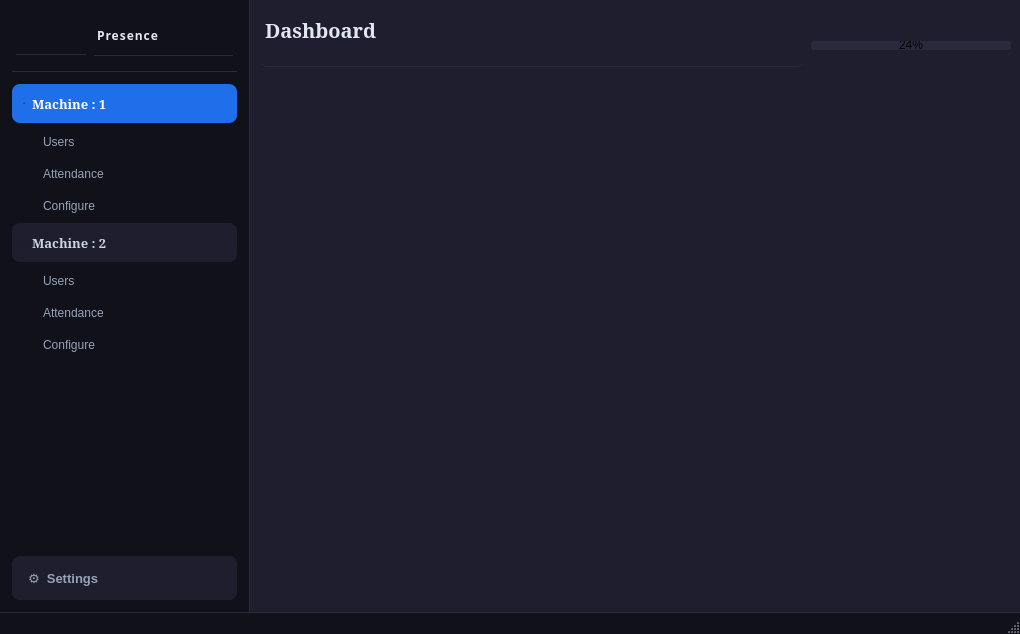
<?xml version="1.0" encoding="UTF-8"?>
<ui version="4.0">
 <class>Presence</class>
 <widget class="QMainWindow" name="Presence">
  <property name="windowModality">
   <enum>Qt::NonModal</enum>
  </property>
  <property name="geometry">
   <rect>
    <x>0</x>
    <y>0</y>
    <width>1020</width>
    <height>634</height>
   </rect>
  </property>
  <property name="windowTitle">
   <string>Presence</string>
  </property>
  <property name="styleSheet">
   <string notr="true">
/* ── Global dark theme matching settings.ui ── */

QMainWindow {
    background-color: #11111a;
}

QFrame {
    background-color: transparent;
    border-radius: 8px;
}

QFrame[active=&quot;true&quot;] {
    background-color: #1f6fea;
    color: white;
}

QLabel {
    color: #e2e8f0;
    background-color: transparent;
}

QRadioButton {
    color: #e2e8f0;
    background-color: transparent;
    spacing: 8px;
    font-size: 13px;
}

QRadioButton::indicator {
    width: 0px;
    height: 0px;
}

QPushButton {
    background-color: #2a2a3d;
    color: #e2e8f0;
    border: none;
    border-radius: 8px;
    padding: 10px 16px;
    font-size: 13px;
    font-weight: 600;
}

QPushButton:hover {
    background-color: #1f6fea;
    color: white;
}

QPushButton:pressed {
    background-color: #1558c0;
}
</string>
  </property>
  <widget class="QWidget" name="Presence_2">
   <property name="sizePolicy">
    <sizepolicy hsizetype="Expanding" vsizetype="Expanding">
     <horstretch>0</horstretch>
     <verstretch>0</verstretch>
    </sizepolicy>
   </property>
   <property name="minimumSize">
    <size>
     <width>1020</width>
     <height>0</height>
    </size>
   </property>
   <property name="styleSheet">
    <string notr="true">background-color: #11111a;</string>
   </property>
   <layout class="QHBoxLayout" name="horizontalLayout_3">
    <property name="leftMargin">
     <number>0</number>
    </property>
    <property name="topMargin">
     <number>0</number>
    </property>
    <property name="rightMargin">
     <number>0</number>
    </property>
    <property name="bottomMargin">
     <number>0</number>
    </property>
    <item>
     <layout class="QHBoxLayout" name="horizontalLayout_main">
      <property name="spacing">
       <number>0</number>
      </property>
      <item>
       <widget class="QWidget" name="central" native="true">
        <property name="minimumSize">
         <size>
          <width>0</width>
          <height>0</height>
         </size>
        </property>
        <property name="maximumSize">
         <size>
          <width>16777215</width>
          <height>16777215</height>
         </size>
        </property>
        <layout class="QHBoxLayout" name="horizontalLayout_2">
         <property name="spacing">
          <number>0</number>
         </property>
         <property name="leftMargin">
          <number>0</number>
         </property>
         <property name="topMargin">
          <number>0</number>
         </property>
         <property name="rightMargin">
          <number>0</number>
         </property>
         <property name="bottomMargin">
          <number>0</number>
         </property>
         <item>
          <widget class="QFrame" name="side_bar">
           <property name="sizePolicy">
            <sizepolicy hsizetype="Expanding" vsizetype="Expanding">
             <horstretch>0</horstretch>
             <verstretch>0</verstretch>
            </sizepolicy>
           </property>
           <property name="maximumSize">
            <size>
             <width>250</width>
             <height>16777215</height>
            </size>
           </property>
           <property name="font">
            <font>
             <pointsize>10</pointsize>
            </font>
           </property>
           <property name="styleSheet">
            <string notr="true">
QFrame#side_bar {
    background-color: #11111a;
    border-radius: 0px;
    border-right: 1px solid #2a2a3d;
}

/* Nav item frames */
QFrame {
    background-color: transparent;
    border-radius: 8px;
}

QFrame:hover {
    background-color: #1e1e2f;
}

QFrame[active=&quot;true&quot;] {
    background-color: #1f6fea;
    color: white;
}

QFrame[active=&quot;true&quot;] QLabel {
    color: white;
}

QLabel {
    color: #94a3b8;
    background-color: transparent;
    padding-left: 4px;
    font-size: 12px;
}

QRadioButton {
    color: #cbd5e1;
    background-color: transparent;
    padding: 10px 12px;
    border-radius: 8px;
    font-size: 13px;
    font-weight: 600;
}

QRadioButton:checked {
    background-color: #1f6fea;
    color: white;
}

QRadioButton:hover {
    background-color: #1e1e2f;
    border: 1px solid #4da3ff;
}

QRadioButton::indicator {
    width: 0px;
    height: 0px;
}
</string>
           </property>
           <property name="frameShape">
            <enum>QFrame::StyledPanel</enum>
           </property>
           <property name="frameShadow">
            <enum>QFrame::Raised</enum>
           </property>
           <layout class="QVBoxLayout" name="verticalLayout_3">
            <property name="spacing">
             <number>4</number>
            </property>
            <property name="leftMargin">
             <number>12</number>
            </property>
            <property name="topMargin">
             <number>0</number>
            </property>
            <property name="rightMargin">
             <number>12</number>
            </property>
            <property name="bottomMargin">
             <number>12</number>
            </property>
            <item>
             <layout class="QVBoxLayout" name="verticalLayout">
              <property name="spacing">
               <number>4</number>
              </property>
              <item>
               <widget class="QFrame" name="main_logo_and_name">
                <property name="maximumSize">
                 <size>
                  <width>600</width>
                  <height>72</height>
                 </size>
                </property>
                <property name="font">
                 <font>
                  <family>SimSun</family>
                 </font>
                </property>
                <property name="cursor">
                 <cursorShape>PointingHandCursor</cursorShape>
                </property>
                <property name="styleSheet">
                 <string notr="true">
QFrame {
    background-color: transparent;
    border-radius: 0px;
    border-bottom: 1px solid #2a2a3d;
    padding: 0px;
    margin: 0px;
}
QFrame:hover {
    background-color: transparent;
}
</string>
                </property>
                <property name="frameShape">
                 <enum>QFrame::StyledPanel</enum>
                </property>
                <property name="frameShadow">
                 <enum>QFrame::Raised</enum>
                </property>
                <layout class="QHBoxLayout" name="horizontalLayout" stretch="1,2">
                 <property name="spacing">
                  <number>8</number>
                 </property>
                 <property name="leftMargin">
                  <number>4</number>
                 </property>
                 <property name="topMargin">
                  <number>16</number>
                 </property>
                 <property name="rightMargin">
                  <number>4</number>
                 </property>
                 <property name="bottomMargin">
                  <number>16</number>
                 </property>
                 <item>
                  <widget class="QLabel" name="logo_presence">
                   <property name="font">
                    <font>
                     <pointsize>-1</pointsize>
                    </font>
                   </property>
                   <property name="cursor">
                    <cursorShape>PointingHandCursor</cursorShape>
                   </property>
                   <property name="text">
                    <string/>
                   </property>
                   <property name="pixmap">
                    <pixmap>:/logos/flip_to_front_60dp_75FB4C_FILL0_wght100_GRAD200_opsz48.png</pixmap>
                   </property>
                   <property name="margin">
                    <number>0</number>
                   </property>
                   <property name="indent">
                    <number>0</number>
                   </property>
                  </widget>
                 </item>
                 <item>
                  <widget class="QLabel" name="name_presence">
                   <property name="minimumSize">
                    <size>
                     <width>0</width>
                     <height>40</height>
                    </size>
                   </property>
                   <property name="font">
                    <font>
                     <family>Ubuntu Mono</family>
                     <pointsize>-1</pointsize>
                     <italic>false</italic>
                     <bold>true</bold>
                     <underline>false</underline>
                    </font>
                   </property>
                   <property name="styleSheet">
                    <string notr="true">color: #e2e8f0; font-weight: 900; letter-spacing: 1px;</string>
                   </property>
                   <property name="text">
                    <string>Presence</string>
                   </property>
                  </widget>
                 </item>
                </layout>
               </widget>
              </item>
              <item>
               <widget class="QWidget" name="widget_machine1" native="true">
                <property name="styleSheet">
                 <string notr="true">
QFrame {
    background-color: transparent;
    border-radius: 8px;
    padding: 4px 8px;
}

QFrame:hover {
    background-color: #1e1e2f;
}

QFrame[active=&quot;true&quot;] {
    background-color: #1f6fea;
}

QFrame[active=&quot;true&quot;] QLabel {
    color: white;
}

QLabel {
    color: #94a3b8;
    font-size: 12px;
    padding-left: 20px;
}
</string>
                </property>
                <layout class="QVBoxLayout" name="verticalLayout_6">
                 <property name="spacing">
                  <number>2</number>
                 </property>
                 <property name="leftMargin">
                  <number>0</number>
                 </property>
                 <property name="topMargin">
                  <number>8</number>
                 </property>
                 <property name="rightMargin">
                  <number>0</number>
                 </property>
                 <property name="bottomMargin">
                  <number>0</number>
                 </property>
                 <item>
                  <widget class="QRadioButton" name="rbtn_machine1">
                   <property name="font">
                    <font>
                     <family>SimSun</family>
                     <pointsize>-1</pointsize>
                     <italic>false</italic>
                     <bold>true</bold>
                    </font>
                   </property>
                   <property name="styleSheet">
                    <string notr="true">
QRadioButton {
    background-color: #1e1e2f;
    color: #cbd5e1;
    padding: 10px 12px;
    border-radius: 8px;
    font-size: 13px;
    font-weight: 600;
}

QRadioButton:checked {
    background-color: #1f6fea;
    color: white;
}

QRadioButton:hover {
    background-color: #252538;
    border: 1px solid #4da3ff;
}

QRadioButton::indicator {
    width: 0px;
    height: 0px;
}
</string>
                   </property>
                   <property name="text">
                    <string>Machine : 1</string>
                   </property>
                   <property name="icon">
                    <iconset>
                     <normaloff>:/logos/microwave_gen_60dp_999999_FILL0_wght100_GRAD200_opsz48.png</normaloff>:/logos/microwave_gen_60dp_999999_FILL0_wght100_GRAD200_opsz48.png</iconset>
                   </property>
                   <property name="iconSize">
                    <size>
                     <width>28</width>
                     <height>28</height>
                    </size>
                   </property>
                   <property name="checked">
                    <bool>true</bool>
                   </property>
                  </widget>
                 </item>
                 <item>
                  <widget class="QWidget" name="widget_sub_machine1" native="true">
                   <layout class="QVBoxLayout" name="verticalLayout_8">
                    <property name="spacing">
                     <number>2</number>
                    </property>
                    <property name="leftMargin">
                     <number>0</number>
                    </property>
                    <property name="topMargin">
                     <number>2</number>
                    </property>
                    <property name="rightMargin">
                     <number>0</number>
                    </property>
                    <property name="bottomMargin">
                     <number>0</number>
                    </property>
                    <item>
                     <widget class="QFrame" name="btn_machine1_users">
                      <property name="maximumSize">
                       <size>
                        <width>220</width>
                        <height>44</height>
                       </size>
                      </property>
                      <property name="cursor">
                       <cursorShape>PointingHandCursor</cursorShape>
                      </property>
                      <property name="styleSheet">
                       <string notr="true"/>
                      </property>
                      <property name="frameShape">
                       <enum>QFrame::StyledPanel</enum>
                      </property>
                      <property name="frameShadow">
                       <enum>QFrame::Raised</enum>
                      </property>
                      <layout class="QHBoxLayout" name="horizontalLayout_28">
                       <property name="spacing">
                        <number>0</number>
                       </property>
                       <property name="leftMargin">
                        <number>0</number>
                       </property>
                       <property name="topMargin">
                        <number>0</number>
                       </property>
                       <property name="rightMargin">
                        <number>0</number>
                       </property>
                       <property name="bottomMargin">
                        <number>0</number>
                       </property>
                       <item>
                        <widget class="QLabel" name="label_users_machine1">
                         <property name="text">
                          <string>Users</string>
                         </property>
                         <property name="alignment">
                          <set>Qt::AlignLeading|Qt::AlignLeft|Qt::AlignVCenter</set>
                         </property>
                        </widget>
                       </item>
                      </layout>
                     </widget>
                    </item>
                    <item>
                     <widget class="QFrame" name="btn_machine1_attendance">
                      <property name="cursor">
                       <cursorShape>PointingHandCursor</cursorShape>
                      </property>
                      <property name="styleSheet">
                       <string notr="true"/>
                      </property>
                      <property name="frameShape">
                       <enum>QFrame::StyledPanel</enum>
                      </property>
                      <property name="frameShadow">
                       <enum>QFrame::Raised</enum>
                      </property>
                      <layout class="QHBoxLayout" name="horizontalLayout_29">
                       <property name="spacing">
                        <number>0</number>
                       </property>
                       <property name="leftMargin">
                        <number>0</number>
                       </property>
                       <property name="topMargin">
                        <number>0</number>
                       </property>
                       <property name="rightMargin">
                        <number>0</number>
                       </property>
                       <property name="bottomMargin">
                        <number>0</number>
                       </property>
                       <item>
                        <widget class="QLabel" name="label_attandance_machine1">
                         <property name="text">
                          <string>Attendance</string>
                         </property>
                         <property name="alignment">
                          <set>Qt::AlignLeading|Qt::AlignLeft|Qt::AlignVCenter</set>
                         </property>
                        </widget>
                       </item>
                      </layout>
                     </widget>
                    </item>
                    <item>
                     <widget class="QFrame" name="btn_machine1_configure">
                      <property name="cursor">
                       <cursorShape>PointingHandCursor</cursorShape>
                      </property>
                      <property name="styleSheet">
                       <string notr="true"/>
                      </property>
                      <property name="frameShape">
                       <enum>QFrame::StyledPanel</enum>
                      </property>
                      <property name="frameShadow">
                       <enum>QFrame::Raised</enum>
                      </property>
                      <layout class="QHBoxLayout" name="horizontalLayout_30">
                       <property name="spacing">
                        <number>0</number>
                       </property>
                       <property name="leftMargin">
                        <number>0</number>
                       </property>
                       <property name="topMargin">
                        <number>0</number>
                       </property>
                       <property name="rightMargin">
                        <number>0</number>
                       </property>
                       <property name="bottomMargin">
                        <number>0</number>
                       </property>
                       <item>
                        <widget class="QLabel" name="label_configure_machine1">
                         <property name="text">
                          <string>Configure</string>
                         </property>
                         <property name="alignment">
                          <set>Qt::AlignLeading|Qt::AlignLeft|Qt::AlignVCenter</set>
                         </property>
                        </widget>
                       </item>
                      </layout>
                     </widget>
                    </item>
                   </layout>
                  </widget>
                 </item>
                 <item>
                  <widget class="QRadioButton" name="rbtn_machine2">
                   <property name="font">
                    <font>
                     <family>SimSun</family>
                     <pointsize>-1</pointsize>
                     <italic>false</italic>
                     <bold>true</bold>
                    </font>
                   </property>
                   <property name="styleSheet">
                    <string notr="true">
QRadioButton {
    background-color: #1e1e2f;
    color: #cbd5e1;
    padding: 10px 12px;
    border-radius: 8px;
    font-size: 13px;
    font-weight: 600;
}

QRadioButton:checked {
    background-color: #1f6fea;
    color: white;
}

QRadioButton:hover {
    background-color: #252538;
    border: 1px solid #4da3ff;
}

QRadioButton::indicator {
    width: 0px;
    height: 0px;
}
</string>
                   </property>
                   <property name="text">
                    <string>Machine : 2</string>
                   </property>
                   <property name="icon">
                    <iconset>
                     <normaloff>:/logos/microwave_gen_60dp_999999_FILL0_wght100_GRAD200_opsz48.png</normaloff>:/logos/microwave_gen_60dp_999999_FILL0_wght100_GRAD200_opsz48.png</iconset>
                   </property>
                   <property name="iconSize">
                    <size>
                     <width>28</width>
                     <height>28</height>
                    </size>
                   </property>
                   <property name="checkable">
                    <bool>true</bool>
                   </property>
                   <property name="checked">
                    <bool>false</bool>
                   </property>
                  </widget>
                 </item>
                 <item>
                  <widget class="QWidget" name="widget_sub_machine2" native="true">
                   <layout class="QVBoxLayout" name="verticalLayout_7">
                    <property name="spacing">
                     <number>2</number>
                    </property>
                    <property name="leftMargin">
                     <number>0</number>
                    </property>
                    <property name="topMargin">
                     <number>2</number>
                    </property>
                    <property name="rightMargin">
                     <number>0</number>
                    </property>
                    <property name="bottomMargin">
                     <number>0</number>
                    </property>
                    <item>
                     <widget class="QFrame" name="btn__users">
                      <property name="cursor">
                       <cursorShape>PointingHandCursor</cursorShape>
                      </property>
                      <property name="styleSheet">
                       <string notr="true"/>
                      </property>
                      <property name="frameShape">
                       <enum>QFrame::StyledPanel</enum>
                      </property>
                      <property name="frameShadow">
                       <enum>QFrame::Raised</enum>
                      </property>
                      <layout class="QHBoxLayout" name="horizontalLayout_32">
                       <property name="spacing">
                        <number>0</number>
                       </property>
                       <property name="leftMargin">
                        <number>0</number>
                       </property>
                       <property name="topMargin">
                        <number>0</number>
                       </property>
                       <property name="rightMargin">
                        <number>0</number>
                       </property>
                       <property name="bottomMargin">
                        <number>0</number>
                       </property>
                       <item>
                        <widget class="QLabel" name="label_users_machine2">
                         <property name="font">
                          <font>
                           <pointsize>-1</pointsize>
                           <bold>false</bold>
                          </font>
                         </property>
                         <property name="text">
                          <string>Users</string>
                         </property>
                         <property name="alignment">
                          <set>Qt::AlignLeading|Qt::AlignLeft|Qt::AlignVCenter</set>
                         </property>
                        </widget>
                       </item>
                      </layout>
                     </widget>
                    </item>
                    <item>
                     <widget class="QFrame" name="btn_machine2_attendance">
                      <property name="cursor">
                       <cursorShape>PointingHandCursor</cursorShape>
                      </property>
                      <property name="styleSheet">
                       <string notr="true"/>
                      </property>
                      <property name="frameShape">
                       <enum>QFrame::StyledPanel</enum>
                      </property>
                      <property name="frameShadow">
                       <enum>QFrame::Raised</enum>
                      </property>
                      <layout class="QHBoxLayout" name="horizontalLayout_33">
                       <property name="spacing">
                        <number>0</number>
                       </property>
                       <property name="leftMargin">
                        <number>0</number>
                       </property>
                       <property name="topMargin">
                        <number>0</number>
                       </property>
                       <property name="rightMargin">
                        <number>0</number>
                       </property>
                       <property name="bottomMargin">
                        <number>0</number>
                       </property>
                       <item>
                        <widget class="QLabel" name="label_attandance_machine2">
                         <property name="text">
                          <string>Attendance</string>
                         </property>
                         <property name="alignment">
                          <set>Qt::AlignLeading|Qt::AlignLeft|Qt::AlignVCenter</set>
                         </property>
                        </widget>
                       </item>
                      </layout>
                     </widget>
                    </item>
                    <item>
                     <widget class="QFrame" name="btn_configure_machine2">
                      <property name="cursor">
                       <cursorShape>PointingHandCursor</cursorShape>
                      </property>
                      <property name="styleSheet">
                       <string notr="true"/>
                      </property>
                      <property name="frameShape">
                       <enum>QFrame::StyledPanel</enum>
                      </property>
                      <property name="frameShadow">
                       <enum>QFrame::Raised</enum>
                      </property>
                      <layout class="QHBoxLayout" name="horizontalLayout_34" stretch="0">
                       <property name="spacing">
                        <number>0</number>
                       </property>
                       <property name="leftMargin">
                        <number>0</number>
                       </property>
                       <property name="topMargin">
                        <number>0</number>
                       </property>
                       <property name="rightMargin">
                        <number>0</number>
                       </property>
                       <property name="bottomMargin">
                        <number>0</number>
                       </property>
                       <item>
                        <widget class="QLabel" name="label_configure_machine2">
                         <property name="text">
                          <string>Configure</string>
                         </property>
                         <property name="alignment">
                          <set>Qt::AlignLeading|Qt::AlignLeft|Qt::AlignVCenter</set>
                         </property>
                        </widget>
                       </item>
                      </layout>
                     </widget>
                    </item>
                   </layout>
                  </widget>
                 </item>
                </layout>
               </widget>
              </item>
             </layout>
            </item>
            <item>
             <spacer name="verticalSpacer">
              <property name="orientation">
               <enum>Qt::Vertical</enum>
              </property>
              <property name="sizeHint" stdset="0">
               <size>
                <width>20</width>
                <height>2</height>
               </size>
              </property>
             </spacer>
            </item>
            <item>
             <widget class="QPushButton" name="settings_btn">
              <property name="minimumSize">
               <size>
                <width>0</width>
                <height>44</height>
               </size>
              </property>
              <property name="font">
               <font>
                <pointsize>-1</pointsize>
                <italic>false</italic>
                <bold>true</bold>
               </font>
              </property>
              <property name="styleSheet">
               <string notr="true">
QPushButton {
    background-color: #1e1e2f;
    color: #94a3b8;
    border: none;
    border-radius: 8px;
    padding: 10px 16px;
    font-size: 13px;
    font-weight: 600;
    text-align: left;
}

QPushButton:hover {
    background-color: #1f6fea;
    color: white;
}

QPushButton:pressed {
    background-color: #1558c0;
}
</string>
              </property>
              <property name="text">
               <string>⚙  Settings</string>
              </property>
             </widget>
            </item>
           </layout>
          </widget>
         </item>
         <item>
          <layout class="QVBoxLayout" name="verticalLayout_4">
           <property name="spacing">
            <number>0</number>
           </property>
           <item>
            <widget class="QWidget" name="content_area" native="true">
             <property name="styleSheet">
              <string notr="true">background-color: #1e1e2f;</string>
             </property>
             <layout class="QVBoxLayout" name="verticalLayout_2">
              <item>
               <layout class="QHBoxLayout" name="horizontalLayout_4">
                <item>
                 <widget class="QLabel" name="label">
                  <property name="font">
                   <font>
                    <family>SimSun</family>
                    <pointsize>-1</pointsize>
                    <bold>true</bold>
                   </font>
                  </property>
                  <property name="styleSheet">
                   <string notr="true">
color: #e2e8f0;
font-size: 20px;
font-weight: 700;
padding-bottom: 16px;
border-bottom: 1px solid #2a2a3d;
margin-bottom: 16px;
</string>
                  </property>
                  <property name="text">
                   <string>Dashboard</string>
                  </property>
                  <property name="alignment">
                   <set>Qt::AlignBottom|Qt::AlignLeading|Qt::AlignLeft</set>
                  </property>
                 </widget>
                </item>
                <item>
                 <widget class="QProgressBar" name="progressBar">
                  <property name="maximumSize">
                   <size>
                    <width>200</width>
                    <height>9</height>
                   </size>
                  </property>
                  <property name="styleSheet">
                   <string notr="true">
QProgressBar {
    background-color: #2a2a3d;
    border: none;
    border-radius: 3px;
    text-align: center;
}

QProgressBar::chunk {
    background-color: qlineargradient(
        x1: 0, y1: 0, x2: 1, y2: 0,
        stop: 0 #1f6fea,
        stop: 1 #4da3ff
    );
    border-radius: 3px;
}</string>
                  </property>
                  <property name="value">
                   <number>24</number>
                  </property>
                 </widget>
                </item>
               </layout>
              </item>
              <item>
               <widget class="QStackedWidget" name="stackedwidget_content_area">
                <property name="enabled">
                 <bool>true</bool>
                </property>
                <property name="styleSheet">
                 <string notr="true">
QStackedWidget {
    background-color: #1e1e2f;
    border-radius: 0px;
}
</string>
                </property>
                <widget class="QWidget" name="page">
                 <property name="styleSheet">
                  <string notr="true">background-color: #1e1e2f;</string>
                 </property>
                 <layout class="QHBoxLayout" name="horizontalLayout_10"/>
                </widget>
                <widget class="QWidget" name="page_2">
                 <property name="layoutDirection">
                  <enum>Qt::LeftToRight</enum>
                 </property>
                 <property name="styleSheet">
                  <string notr="true">background-color: #1e1e2f;</string>
                 </property>
                </widget>
               </widget>
              </item>
             </layout>
            </widget>
           </item>
          </layout>
         </item>
        </layout>
       </widget>
      </item>
     </layout>
    </item>
   </layout>
  </widget>
  <widget class="QStatusBar" name="statusbar">
   <property name="styleSheet">
    <string notr="true">
QStatusBar {
    background-color: #11111a;
    color: #4a5568;
    border-top: 1px solid #2a2a3d;
    font-size: 11px;
}
</string>
   </property>
  </widget>
 </widget>
 <resources>
  <include location="resources.qrc"/>
 </resources>
 <connections/>
</ui>
